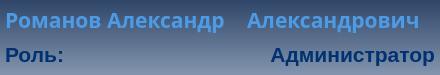
<?xml version="1.0" encoding="UTF-8"?>
<ui version="4.0">
 <class>widget_22_user</class>
 <widget class="QWidget" name="widget_22_user">
  <property name="geometry">
   <rect>
    <x>0</x>
    <y>0</y>
    <width>440</width>
    <height>75</height>
   </rect>
  </property>
  <property name="windowTitle">
   <string>widget_22_user</string>
  </property>
  <property name="styleSheet">
   <string notr="true">background-color: qlineargradient(spread:pad, x1:0.5, y1:0, x2:0.5, y2:1, stop:0 rgba(47, 70, 105, 255), stop:1 rgba(131, 149, 174, 255));</string>
  </property>
  <widget class="QLabel" name="lbl_name_1">
   <property name="enabled">
    <bool>true</bool>
   </property>
   <property name="geometry">
    <rect>
     <x>5</x>
     <y>5</y>
     <width>240</width>
     <height>30</height>
    </rect>
   </property>
   <property name="font">
    <font>
     <family>Arial Black</family>
     <pointsize>16</pointsize>
     <weight>75</weight>
     <bold>true</bold>
    </font>
   </property>
   <property name="layoutDirection">
    <enum>Qt::LeftToRight</enum>
   </property>
   <property name="styleSheet">
    <string notr="true">color: rgb(78, 155, 229);
background-color: qlineargradient(spread:pad, x1:0, y1:0, x2:1, y2:0, stop:0 rgba(0, 0, 0, 0), stop:1 rgba(255, 255, 255, 0));</string>
   </property>
   <property name="text">
    <string>Романов Александр</string>
   </property>
  </widget>
  <widget class="QLabel" name="lbl_name_2">
   <property name="enabled">
    <bool>true</bool>
   </property>
   <property name="geometry">
    <rect>
     <x>247</x>
     <y>5</y>
     <width>190</width>
     <height>30</height>
    </rect>
   </property>
   <property name="font">
    <font>
     <family>Arial Black</family>
     <pointsize>16</pointsize>
     <weight>75</weight>
     <bold>true</bold>
    </font>
   </property>
   <property name="layoutDirection">
    <enum>Qt::LeftToRight</enum>
   </property>
   <property name="styleSheet">
    <string notr="true">color: rgb(78, 155, 229);
background-color: qlineargradient(spread:pad, x1:0, y1:0, x2:1, y2:0, stop:0 rgba(0, 0, 0, 0), stop:1 rgba(255, 255, 255, 0));</string>
   </property>
   <property name="text">
    <string>Александрович</string>
   </property>
  </widget>
  <widget class="QLabel" name="lbl_info">
   <property name="enabled">
    <bool>true</bool>
   </property>
   <property name="geometry">
    <rect>
     <x>5</x>
     <y>40</y>
     <width>70</width>
     <height>30</height>
    </rect>
   </property>
   <property name="font">
    <font>
     <family>Arial</family>
     <pointsize>16</pointsize>
     <weight>75</weight>
     <bold>true</bold>
    </font>
   </property>
   <property name="layoutDirection">
    <enum>Qt::LeftToRight</enum>
   </property>
   <property name="styleSheet">
    <string notr="true">color: rgb(0, 49, 114);
background-color: qlineargradient(spread:pad, x1:0, y1:0, x2:1, y2:0, stop:0 rgba(0, 0, 0, 0), stop:1 rgba(255, 255, 255, 0));</string>
   </property>
   <property name="text">
    <string>&lt;html&gt;&lt;head/&gt;&lt;body&gt;&lt;p&gt;Роль:&lt;/p&gt;&lt;/body&gt;&lt;/html&gt;</string>
   </property>
  </widget>
  <widget class="QLabel" name="lbl_job_title">
   <property name="enabled">
    <bool>true</bool>
   </property>
   <property name="geometry">
    <rect>
     <x>245</x>
     <y>40</y>
     <width>190</width>
     <height>30</height>
    </rect>
   </property>
   <property name="font">
    <font>
     <family>Arial</family>
     <pointsize>16</pointsize>
     <weight>75</weight>
     <bold>true</bold>
    </font>
   </property>
   <property name="layoutDirection">
    <enum>Qt::LeftToRight</enum>
   </property>
   <property name="styleSheet">
    <string notr="true">color: rgb(0, 49, 114);
background-color: qlineargradient(spread:pad, x1:0, y1:0, x2:1, y2:0, stop:0 rgba(0, 0, 0, 0), stop:1 rgba(255, 255, 255, 0));</string>
   </property>
   <property name="text">
    <string>&lt;html&gt;&lt;head/&gt;&lt;body&gt;&lt;p align=&quot;right&quot;&gt;Администратор&lt;/p&gt;&lt;/body&gt;&lt;/html&gt;</string>
   </property>
  </widget>
 </widget>
 <resources/>
 <connections/>
</ui>
